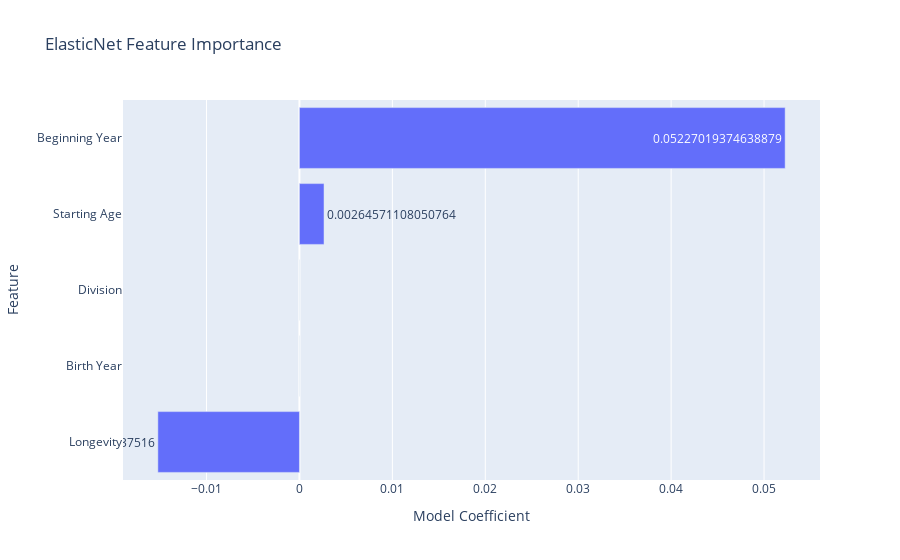

The cell this chart's notebook holds for it:
### Markdown cell above
ElasticNet Feature Importance

### Code cell
import plotly.express as px
import pandas as pd

# Create a DataFrame of coefficients
coef_df = pd.Series(enet.coef_, index=X.columns).sort_values(ascending=False).reset_index()
coef_df.columns = ['Feature', 'Coefficient']

# Plot with Plotly
fig = px.bar(
    coef_df,
    x='Coefficient',
    y='Feature',
    orientation='h',
    title='ElasticNet Feature Importance',
    labels={'Coefficient': 'Model Coefficient', 'Feature': 'Feature'},
    text='Coefficient'
)
fig.update_layout(yaxis=dict(autorange="reversed"))

fig.show()

### Figure 1 — Plotly figure (JSON) as saved in the notebook; plotly's stock layout.template omitted (floating-point values rounded to 4 significant figures)
{"data": [{"alignmentgroup": "True", "hovertemplate": "Model Coefficient=%{text}<br>Feature=%{y}<extra></extra>", "legendgroup": "", "marker": {"color": "#636efa", "pattern": {"shape": ""}}, "name": "", "offsetgroup": "", "orientation": "h", "showlegend": false, "text": [0.05227, 0.002646, 0, 0, -0.01524], "textposition": "auto", "type": "bar", "x": [0.05227, 0.002646, 0, 0, -0.01524], "xaxis": "x", "y": ["Beginning Year", "Starting Age", "Division", "Birth Year", "Longevity"], "yaxis": "y"}], "layout": {"barmode": "relative", "legend": {"tracegroupgap": 0}, "title": {"text": "ElasticNet Feature Importance"}, "xaxis": {"anchor": "y", "domain": [0, 1], "title": {"text": "Model Coefficient"}}, "yaxis": {"anchor": "x", "autorange": "reversed", "domain": [0, 1], "title": {"text": "Feature"}}}}
